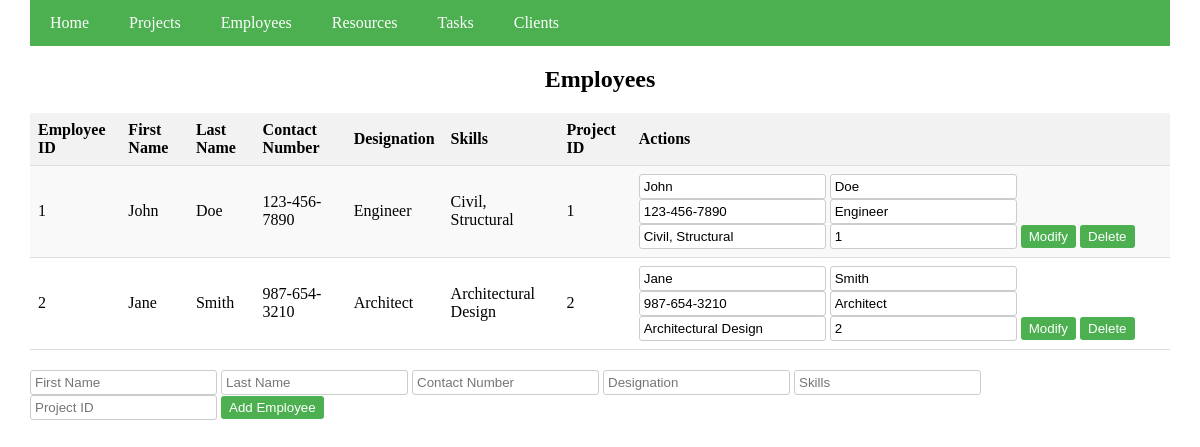
The page /employees on the database its author committed.
### app.py (models this page shows)
class Employee(db.Model):
    EmployeeID = db.Column(db.Integer, primary_key=True)
    FirstName = db.Column(db.String(50), nullable=False)
    LastName = db.Column(db.String(50), nullable=False)
    ContactNumber = db.Column(db.String(15), nullable=False)
    Designation = db.Column(db.String(50), nullable=False)
    Skills = db.Column(db.String(100), nullable=False)
    ProjectID = db.Column(db.Integer, db.ForeignKey('project.ProjectID'))

### app.py (the view)
@app.route('/employees')
def employees():
    return render_template('employees.html', employees=Employee.query.all())

### templates/employees.html (shortened to what this page needs)
<!DOCTYPE html>
<html lang="en">
  <head>
  </head>
  <body>
    <div class="container">
      <div class="navbar">
        <a href="/">Home</a>
        <a href="/projects">Projects</a>
        <a href="/employees">Employees</a>
        <a href="/resources">Resources</a>
        <a href="/tasks">Tasks</a>
        <a href="/clients">Clients</a>
      </div>
      <h2>Employees</h2>
      <table>
        <tr>
          <th>Employee ID</th>
          <th>First Name</th>
          <th>Last Name</th>
          <th>Contact Number</th>
          <th>Designation</th>
          <th>Skills</th>
          <th>Project ID</th>
          <th>Actions</th>
        </tr>
        {% for employee in employees %}
        <tr>
          <td>{{ employee.EmployeeID }}</td>
          <td>{{ employee.FirstName }}</td>
          <td>{{ employee.LastName }}</td>
          <td>{{ employee.ContactNumber }}</td>
          <td>{{ employee.Designation }}</td>
          <td>{{ employee.Skills }}</td>
          <td>{{ employee.ProjectID }}</td>
          <td>
            <form
              method="POST"
              action="/modify_employee/{{ employee.EmployeeID }}"
            >
              <input
                type="text"
                name="first_name"
                value="{{ employee.FirstName }}"
              />
              <input
                type="text"
                name="last_name"
                value="{{ employee.LastName }}"
              />
              <input
                type="text"
                name="contact_number"
                value="{{ employee.ContactNumber }}"
              />
              <input
                type="text"
                name="designation"
                value="{{ employee.Designation }}"
              />
              <input type="text" name="skills" value="{{ employee.Skills }}" />
              <input
                type="text"
                name="project_id"
                value="{{ employee.ProjectID }}"
              />
              <button type="submit">Modify</button>
            </form>
            <form
              method="POST"
              action="/delete_employee/{{ employee.EmployeeID }}"
            >
              <button type="submit">Delete</button>
            </form>
          </td>
        </tr>
        {% endfor %}
      </table>
      <form method="POST" action="/add_employee">
        <input
          type="text"
          name="first_name"
          placeholder="First Name"
          required
        />
        <input type="text" name="last_name" placeholder="Last Name" required />
        <input
          type="text"
          name="contact_number"
          placeholder="Contact Number"
          required
        />
        <input
          type="text"
          name="designation"
          placeholder="Designation"
          required
        />
        <input type="text" name="skills" placeholder="Skills" required />
        <input
          type="text"
          name="project_id"
          placeholder="Project ID"
          required
        />
        <button type="submit">Add Employee</button>
      </form>
    </div>
  </body>
</html>

### templates/employees.html (style rules this page uses)
.navbar { overflow: hidden; background-color: #4caf50; }
.navbar a { float: left; display: block; color: white; text-align: center; padding: 14px 20px; text-decoration: none; }
body, html { height: 100%; margin: 0; display: flex; justify-content: center; }
h2 { text-align: center; }
table { width: 100%; border-collapse: collapse; margin-bottom: 20px; }
th, td { padding: 8px; border-bottom: 1px solid #ddd; text-align: left; }
th { background-color: #f2f2f2; }
tr:nth-child(even) { background-color: #f9f9f9; }
form { display: inline; }
input[type="text"] { padding: 4px; border: 1px solid #ccc; border-radius: 3px; }
button { padding: 4px 8px; background-color: #4caf50; color: white; border: none; border-radius: 3px; cursor: pointer; }
.container { width: 95%; }

### rows shown on the page
Employee: EmployeeID "1", FirstName "John", LastName "Doe", ContactNumber "123-456-7890", Designation "Engineer", Skills "Civil, Structural", ProjectID "1", first_name "John", last_name "Doe", contact_number "123-456-7890", designation "Engineer", skills "Civil, Structural", project_id "1"
Employee: EmployeeID "2", FirstName "Jane", LastName "Smith", ContactNumber "987-654-3210", Designation "Architect", Skills "Architectural Design", ProjectID "2", first_name "Jane", last_name "Smith", contact_number "987-654-3210", designation "Architect", skills "Architectural Design", project_id "2"
